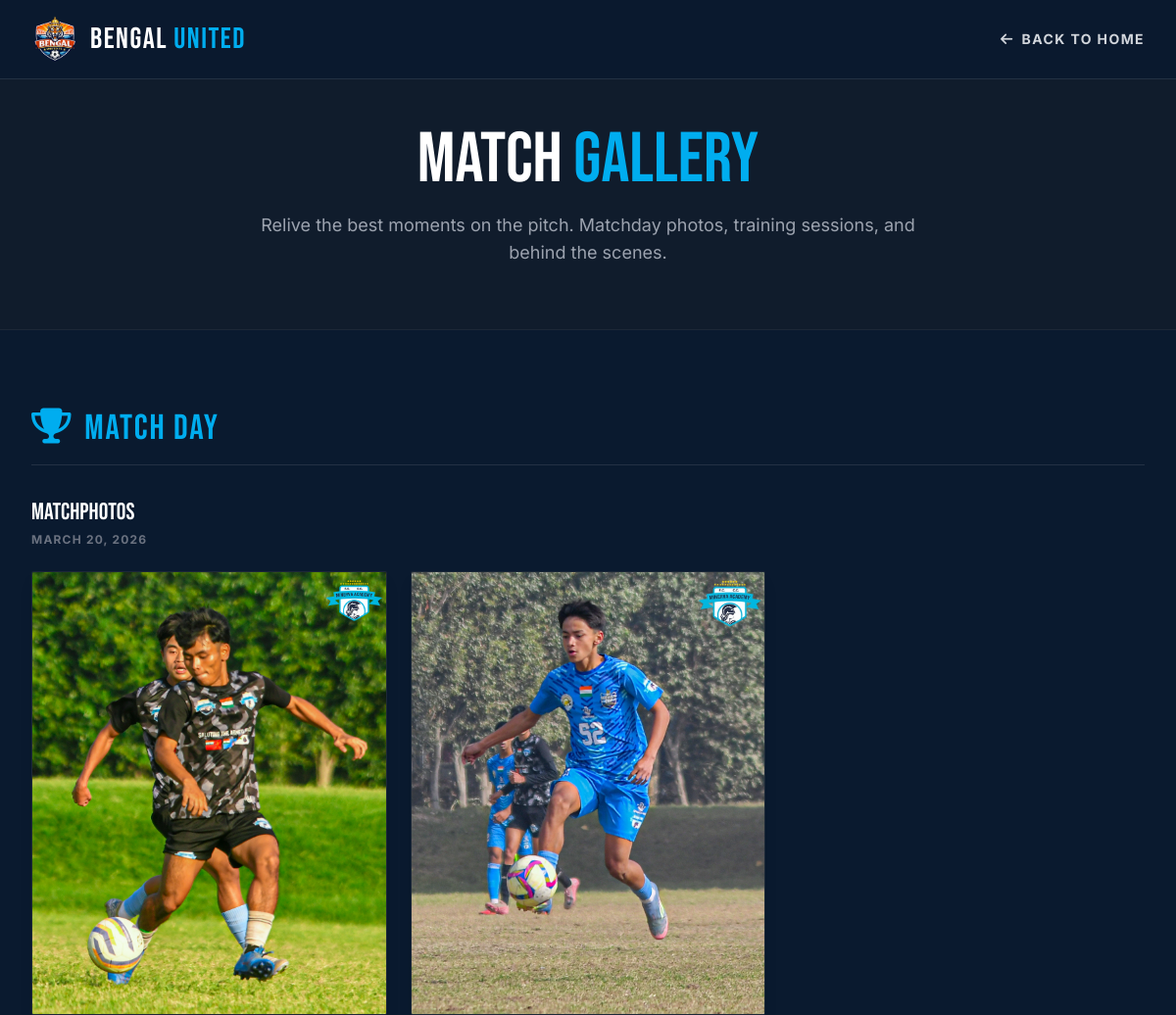
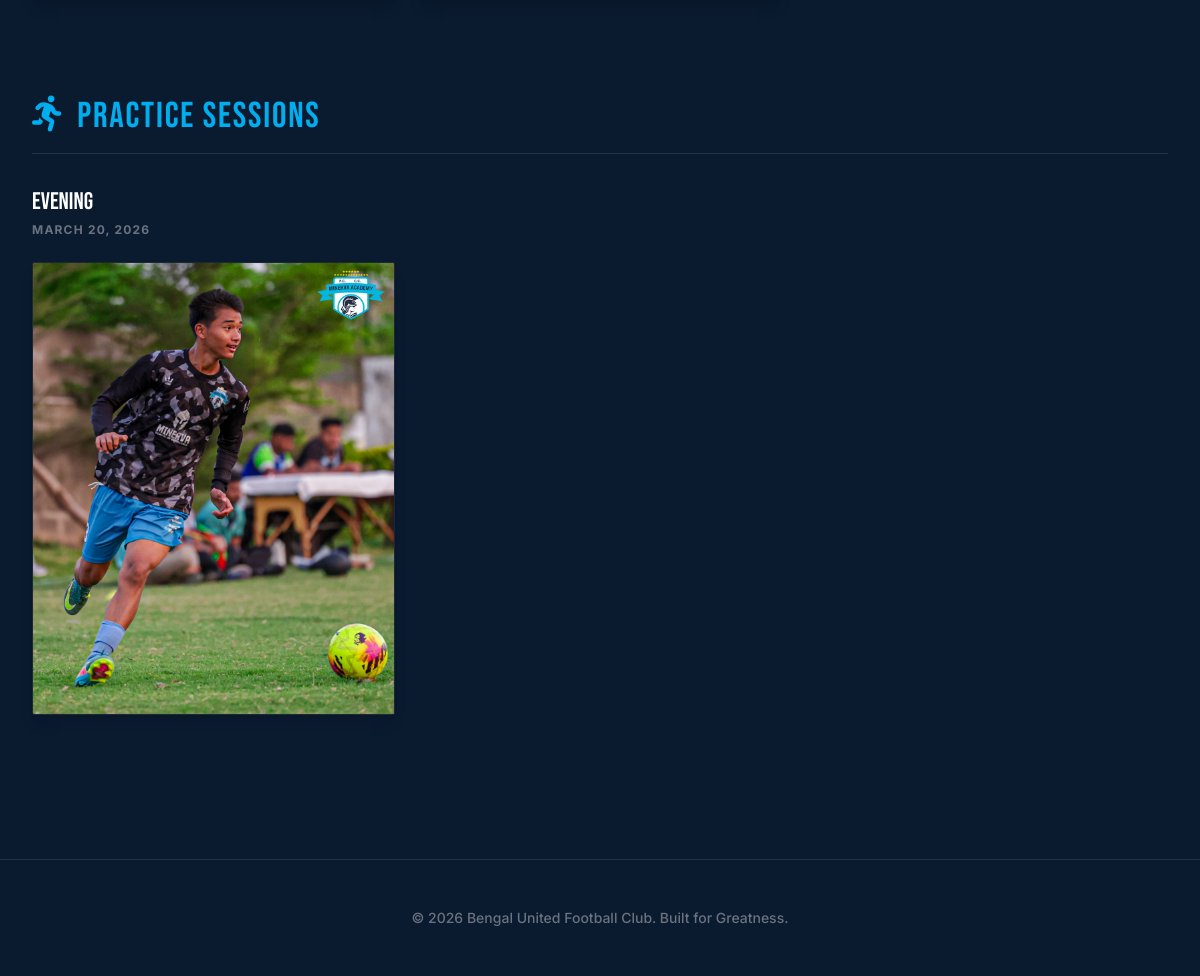
Page /gallery/ on the committed database (2 pictures, top to bottom).
### core/models.py (models this page shows, shortened)
class SiteSettings(models.Model):
    site_name = models.CharField(max_length=100, default="Bengal United")
    logo = models.ImageField(upload_to='site/', blank=True, null=True)
    contact_email = models.EmailField(default="info@bengalunited.com")
    contact_phone = models.CharField(max_length=20, default="+91 98765 43210")
    whatsapp_number = models.CharField(max_length=20, help_text="Include country code, e.g., 919876543210")
    instagram_url = models.URLField(blank=True)
    facebook_url = models.URLField(blank=True)
    class Meta:
        verbose_name_plural = "Site Settings"

### gallery/models.py (models this page shows, shortened)
class Album(models.Model):
    CATEGORY_CHOICES = [
        ('Match Day', 'Match Day'),
        ('Practice', 'Practice'),
        ('Behind The Scenes', 'Behind The Scenes'),
    ]
    title = models.CharField(max_length=100)
    category = models.CharField(max_length=50, choices=CATEGORY_CHOICES, default='Match Day')
    cover_image = ResizedImageField(
        size=[800, 500],
        quality=75,
        upload_to='gallery/covers/',
        force_format='WebP',
        blank=True,
        null=True
    )
    date_created = models.DateTimeField(auto_now_add=True)
    is_active = models.BooleanField(default=True, help_text="Uncheck to hide this album from the website")

class Photo(models.Model):
    album = models.ForeignKey(Album, on_delete=models.CASCADE, related_name='photos')
    image = ResizedImageField(
        size=[1200, None], # Max width 1200px, height scales automatically
        quality=75,
        upload_to='gallery/photos/',
        force_format='WebP'
    )

### pages/views.py (the view)
# urls.py: path('gallery/', views.gallery_page, name='gallery'),
def gallery_page(request):
    match_albums = Album.objects.filter(is_active=True, category='Match Day').prefetch_related('photos').order_by('-date_created')
    practice_albums = Album.objects.filter(is_active=True, category='Practice').prefetch_related('photos').order_by('-date_created')
    bts_albums = Album.objects.filter(is_active=True, category='Behind The Scenes').prefetch_related('photos').order_by('-date_created')
    settings = SiteSettings.objects.first()
    context = {
        'match_albums': match_albums,
        'practice_albums': practice_albums,
        'bts_albums': bts_albums,
        'settings': settings
    }
    return render(request, 'pages/gallery.html', context)

### templates/pages/gallery.html (shortened to what this page needs)
<!DOCTYPE html>
<html lang="en" class="scroll-smooth">
<head>
    <script src="https://cdn.tailwindcss.com"></script>
    <link rel="stylesheet" href="https://cdnjs.cloudflare.com/ajax/libs/font-awesome/6.4.0/css/all.min.css">
</head>
<body class="bg-primary text-textlight font-body overflow-x-hidden antialiased" x-data="{ modalOpen: false, modalImg: '' }">
    <nav class="fixed w-full z-50 bg-[#0A1A2F]/90 backdrop-blur-[10px] border-b border-white/10 transition-all duration-300">
        <div class="max-w-7xl mx-auto px-4 sm:px-6 lg:px-8 flex justify-between items-center h-20">
            <a href="/" class="flex items-center gap-3">
                {% if settings and settings.logo %}
                    <img src="{{ settings.logo.url }}" alt="Club Logo" class="h-12 w-auto object-contain">
                {% else %}
                    <i class="fas fa-shield-alt text-4xl text-accent"></i>
                {% endif %}
                <span class="font-heading text-3xl tracking-wider text-white hidden md:block">BENGAL <span class="text-accent">UNITED</span></span>
            </a>
            <a href="/" class="text-gray-300 hover:text-white font-bold uppercase tracking-widest text-sm flex items-center gap-2 transition-all">
                <i class="fas fa-arrow-left"></i> Back to Home
            </a>
        </div>
    </nav>
    <header class="relative pt-32 pb-16 bg-secondary border-b border-white/5">
        <div class="max-w-7xl mx-auto px-4 sm:px-6 lg:px-8 text-center">
            <h1 class="font-heading text-5xl md:text-7xl text-white mb-4">MATCH <span class="text-accent">GALLERY</span></h1>
            <p class="text-gray-400 max-w-2xl mx-auto text-lg">Relive the best moments on the pitch. Matchday photos, training sessions, and behind the scenes.</p>
        </div>
    </header>
    <main class="py-20 relative z-10">
        <div class="max-w-7xl mx-auto px-4 sm:px-6 lg:px-8 space-y-24">
            {% if match_albums %}
            <div>
                <div class="border-b border-white/10 pb-4 mb-8">
                    <h2 class="font-heading text-4xl text-accent tracking-wider"><i class="fas fa-trophy mr-3"></i>MATCH DAY</h2>
                </div>
                {% for album in match_albums %}
                <div class="mb-16">
                    <h3 class="font-heading text-2xl text-white mb-1">{{ album.title }}</h3>
                    <p class="text-gray-500 text-xs font-bold uppercase tracking-widest mb-6">{{ album.date_created|date:"F j, Y" }}</p>
                    <div class="columns-1 sm:columns-2 lg:columns-3 gap-6 space-y-6">
                        {% for photo in album.photos.all %}
                            <div class="break-inside-avoid cursor-pointer group relative rounded-sm overflow-hidden border border-white/5 shadow-lg bg-secondary" @click="modalOpen = true; modalImg = '{{ photo.image.url }}'">
                                <img src="{{ photo.image.url }}" class="w-full h-auto object-cover group-hover:scale-105 transition duration-700">
                                <div class="absolute inset-0 bg-accent/0 group-hover:bg-accent/20 transition duration-300 flex items-center justify-center">
                                </div>
                            </div>
                        {% endfor %}
                    </div>
                </div>
                {% endfor %}
            </div>
            {% endif %}
            {% if practice_albums %}
            <div>
                <div class="border-b border-white/10 pb-4 mb-8">
                    <h2 class="font-heading text-4xl text-accent tracking-wider"><i class="fas fa-running mr-3"></i>PRACTICE SESSIONS</h2>
                </div>
                {% for album in practice_albums %}
                <div class="mb-16">
                    <h3 class="font-heading text-2xl text-white mb-1">{{ album.title }}</h3>
                    <p class="text-gray-500 text-xs font-bold uppercase tracking-widest mb-6">{{ album.date_created|date:"F j, Y" }}</p>
                    <div class="columns-1 sm:columns-2 lg:columns-3 gap-6 space-y-6">
                        {% for photo in album.photos.all %}
                            <div class="break-inside-avoid cursor-pointer group relative rounded-sm overflow-hidden border border-white/5 shadow-lg bg-secondary" @click="modalOpen = true; modalImg = '{{ photo.image.url }}'">
                                <img src="{{ photo.image.url }}" class="w-full h-auto object-cover group-hover:scale-105 transition duration-700">
                                <div class="absolute inset-0 bg-accent/0 group-hover:bg-accent/20 transition duration-300 flex items-center justify-center">
                                </div>
                            </div>
                        {% endfor %}
                    </div>
                </div>
                {% endfor %}
            </div>
            {% endif %}
        </div>
    </main>
    <footer class="bg-primary py-12 text-center text-sm text-gray-500 font-medium border-t border-white/10">
        <p>© 2026 Bengal United Football Club. Built for Greatness.</p>
    </footer>
</body>
</html>

### rows in the picture
SiteSettings: logo (picture)
Album: title "MATCHPHOTOS", date_created "MARCH 20, 2026"
Photo: image (picture)
Photo: image (picture)
Album: title "EVENING", date_created "MARCH 20, 2026"
Photo: image (picture)
